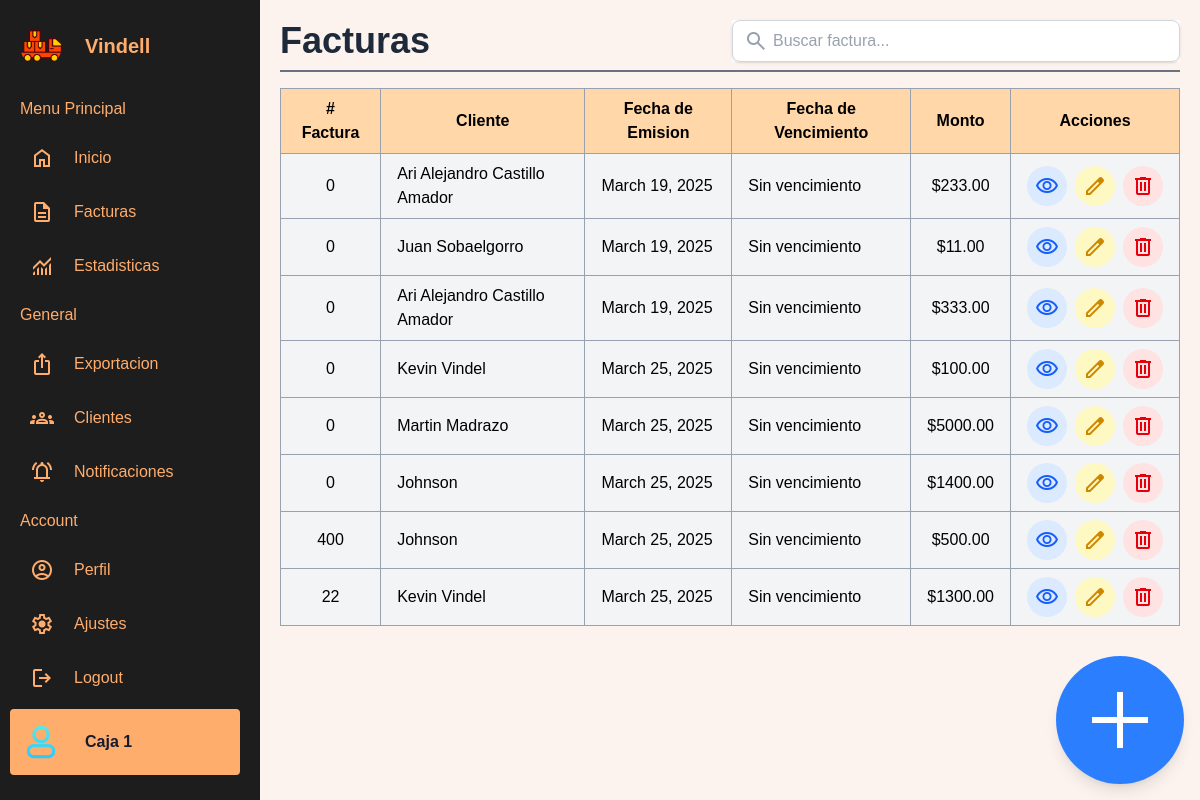
The page /facturas/ on the database as committed earlier.
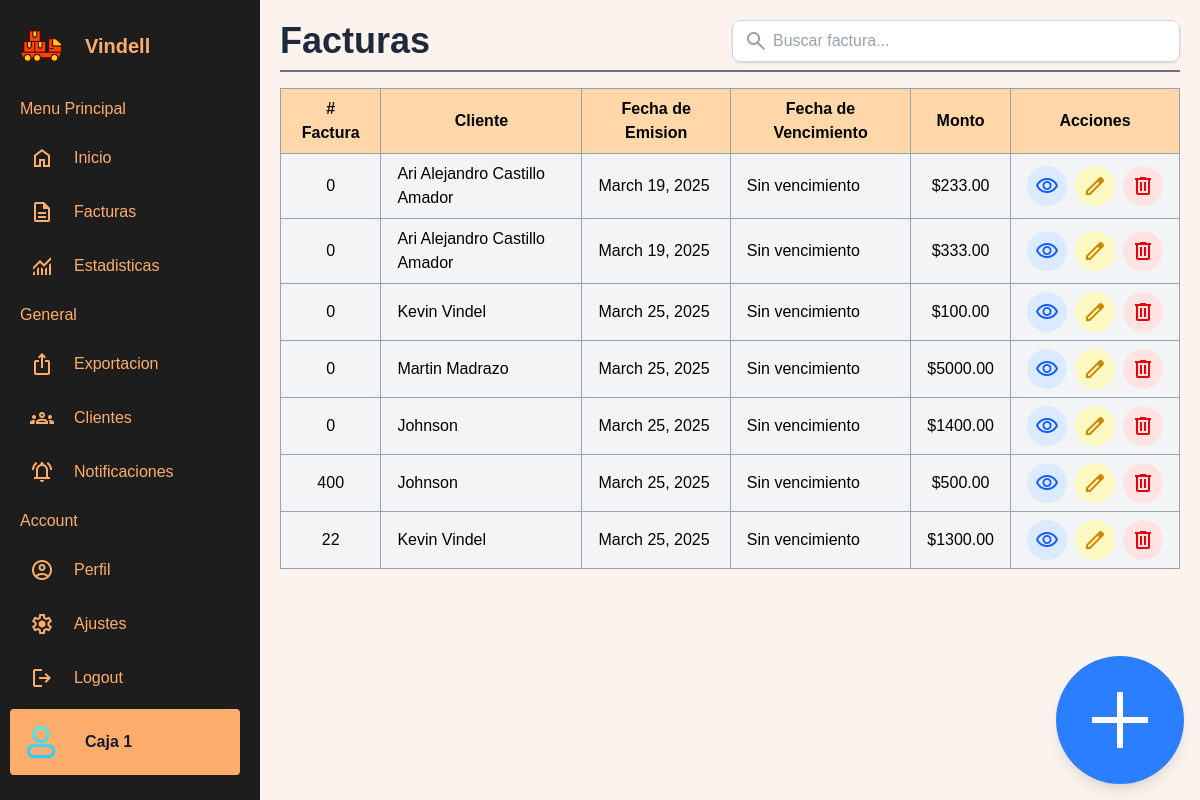
The same page on the database as committed later.
### facturas/models.py (models this page shows, shortened)
class Invoice(models.Model):
    ESTADOS_FACTURA = [
        ('pendiente', 'Pendiente'),
        ('pagado', 'Pagado'),
        ('cancelado', 'Cancelado'),
    ]
    INVOICE_TYPES = [
        ('Ingreso', 'Ingreso'),
        ('Egreso', 'Egreso'),
        ('Caja', 'Caja'),
    ]
    client = models.ForeignKey(Client, related_name="invoices", on_delete=models.CASCADE)
    provider = models.CharField(max_length=100, blank=True, null=True)
    emitted_date = models.DateField(default=now)
    expire_date = models.DateField(null=True, blank=True)
    state = models.CharField(max_length=10, choices=ESTADOS_FACTURA, default='pagado')
    invoice_type = models.CharField(max_length=10, choices=INVOICE_TYPES, default='Ingreso')
    print_number = models.PositiveIntegerField(default=0)
    created_at = models.DateTimeField(auto_now_add=True)
    description = models.TextField(blank=True, null=True)
    @property
    def calc_total(self):
        return sum(service.price for service in self.services.all())  # Usando related_name="services"

class Service(models.Model):
    invoice = models.ForeignKey(Invoice, related_name="services", on_delete=models.CASCADE)
    specification = models.TextField(blank=True, null=True)
    price = models.DecimalField(max_digits=10, decimal_places=2)

### clientes/models.py (models this page shows)
class Client(models.Model):
    name = models.CharField(max_length=100)
    address = models.CharField(max_length=200, blank=True, null=True)
    phone = models.CharField(
        max_length=15,
        blank=True,
        null=True,
        validators=[RegexValidator(regex=r'^\d{7,15}$', message="Número inválido")]
    )
    ruc = models.CharField(max_length=13, default="None")
    def __str__(self):
        return self.name

### facturas/views.py (the view)
# urls.py: path('', views.invoice_list, name='invoice_list'),
def invoice_list(request):
    facturas = Invoice.objects.all()
    return render(request, 'facturas/invoices_list.html', {'invoices': facturas})

### facturas/templates/facturas/invoices_list.html (shortened to what this page needs)
{% extends 'base.html' %}
{% block content %}
<div class="flex items-center justify-between gap-4 border-b-2 border-gray-500 pb-2">
    <h2 class="text-4xl font-semibold text-gray-800">
        Facturas
    </h2>
    <div class="relative w-full max-w-md bg-white">
        <span class="material-symbols-outlined absolute left-3 top-1/2 transform -translate-y-1/2 text-gray-400">
        </span>
        <input type="text" id="invoice-search"
            placeholder="Buscar factura..."
            class="w-full pl-10 pr-4 py-2 border border-gray-300 rounded-lg shadow-sm focus:outline-none focus:ring-2 focus:border-blue-600 focus:ring-blue-600 text-gray-700 placeholder-gray-400">
    </div>
</div>
<table class="table-auto border-collapse border border-gray-500 w-full mt-4">
    <thead>
        <tr class="bg-orange-200">
            <th class="border border-gray-400 px-4 py-2"># Factura</th>
            <th class="border border-gray-400 px-4 py-2">Cliente</th>
            <th class="border border-gray-400 px-4 py-2">Fecha de Emision</th>
            <th class="border border-gray-400 px-4 py-2">Fecha de Vencimiento</th>
            <th class="border border-gray-400 px-4 py-2">Monto</th>
            <th class="border border-gray-400 px-4 py-2">Acciones</th>
        </tr>
    </thead>
    <tbody id="invoice-body">
        {% for invoice in invoices %}
        <tr class="hover:bg-gray-100">
            <td class="border border-gray-400 px-4 py-2 text-center bg-gray-100">{{ invoice.print_number }}</td>
            <td class="border border-gray-400 px-4 py-2 bg-gray-100">{{ invoice.client }}</td>
            <td class="border border-gray-400 px-4 py-2 bg-gray-100">{{ invoice.emitted_date }}</td>
            <td class="border border-gray-400 px-4 py-2 bg-gray-100">{{ invoice.expire_date|default:"Sin vencimiento" }}</td>
            <td class="border border-gray-400 px-4 py-2 text-center bg-gray-100">${{ invoice.calc_total }}</td>
            <td class="border border-gray-400 px-4 py-2 text-center bg-gray-100">
                <div class="flex justify-center space-x-2">
                    <a href="{% url 'invoice_detail' invoice.id %}"
                       class="bg-blue-100 text-blue-600 hover:bg-blue-200 p-2 rounded-full transition flex items-center justify-center w-10 h-10">
                        <span class="material-symbols-outlined text-lg">visibility</span>
                    </a>
                    <a href="{% url 'edit_invoice' invoice.id %}"
                       class="bg-yellow-100 text-yellow-600 hover:bg-yellow-200 p-2 rounded-full transition flex items-center justify-center w-10 h-10">
                        <span class="material-symbols-outlined text-lg">edit</span>
                    </a>
                    <a href="{% url 'delete_invoice' invoice.id %}"
                       class="bg-red-100 text-red-600 hover:bg-red-200 p-2 rounded-full transition flex items-center justify-center w-10 h-10">
                        <span class="material-symbols-outlined text-lg">delete</span>
                    </a>
                </div>
            </td>
        </tr>
        {% endfor %}
    </tbody>
</table>
<a href="{% url 'create_invoice' %}"
   class="fixed bottom-4 right-4 bg-blue-500 text-white p-4 rounded-full shadow-lg hover:bg-blue-600 transition flex items-center justify-center">
   <span class="material-symbols-outlined" style="font-size: 6rem;">add</span>
</a>
{% endblock %}

Rows that differ between the two databases and show on the page:
removed Invoice: print_number "0", client "Juan Sobaelgorro", emitted_date "March 19, 2025", expire_date "Sin vencimiento", calc_total "11.00"
